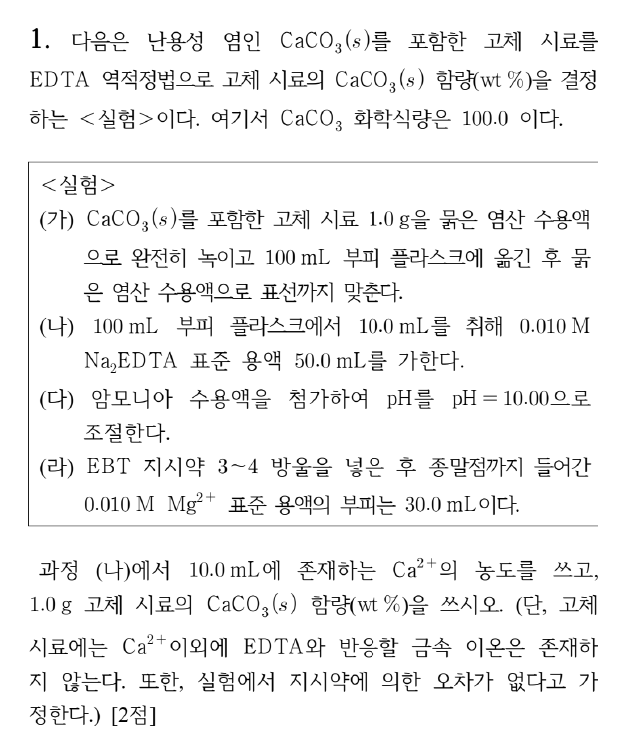
#> input picture 안병천_모의고사6회_해설/img/A01.png, 626 x 753 px, given in place of A-3.png, which was not available
$ python crop_questions.py ../img
#> lines starting #> are read from the running program, lines starting #| are printed output that depends on the picture
"""문제지 쪽 이미지(170 dpi)에서 문항을 잘라 img/A01.png … B11.png로 저장한다.

한 문항이 두 단에 걸치면(A형 7번, B형 3·4·5번) 단 조각을 위아래로 이어 붙인다.
단 경계에서 넉넉히 자른 뒤 단 구분선·쪽 테두리 같은 긴 선을 지우고, 글자가 있는 영역만 남겨
사방에 같은 흰 여백(PAD)을 붙인다.

사용법: python3 crop_questions.py <쪽 이미지 폴더>   (A-1.png … B-9.png, pdftoppm -r 170)
"""
import os, sys
import numpy as np
from PIL import Image

PAGES = sys.argv[1]
OUT = os.path.join(os.path.dirname(__file__), '..', 'img')
PAD = 28          # px (170 dpi 기준 약 4 mm)
GAP = 24          # 이어 붙이는 조각 사이 간격
INK = 150         # 이보다 어두우면 잉크로 본다
FIRST = {'A-3', 'B-3'}   # 머리말(시험 정보 표)이 있는 쪽

# 문항 번호 순서대로 (쪽, 단[, 아래 끝 비율]) 조각 목록
LAYOUT = {
    'A': [[('A-3', 'L')], [('A-3', 'R')], [('A-4', 'L')], [('A-4', 'R')],
          [('A-5', 'L')], [('A-5', 'R')], [('A-6', 'L'), ('A-6', 'R')],
          [('A-7', 'L')], [('A-7', 'R')], [('A-8', 'L')], [('A-8', 'R')],
          [('A-9', 'L')]],
    'B': [[('B-3', 'L')], [('B-3', 'R')], [('B-4', 'L'), ('B-4', 'R')], [('B-5', 'L'), ('B-5', 'R')],
          [('B-6', 'L'), ('B-6', 'R')], [('B-7', 'L')], [('B-7', 'R')], [('B-8', 'L')], [('B-8', 'R')],
          [('B-9', 'L')], [('B-9', 'R', 0.84)]],
}


def crop(page, side, bottom_frac=0.942, top_frac=None):
#> called with page = 'A-3', side = 'L', bottom_frac = 0.942
    im = Image.open(os.path.join(PAGES, page + '.png')).convert('L')
#> im is the input picture: PIL image 626x753 L; min 0, max 255, mean 241.4
    w, h = im.size
#> w = 626; h = 753
    mid = w // 2
#> mid = 313
    first = page in FIRST
    top = int(h * (top_frac if top_frac else (0.15 if first else 0.04)))
#> top = 112
    x0, x1 = (int(w * 0.03), mid - 3) if side == 'L' else (mid + 3, int(w * 0.97))
#> x0 = 18; x1 = 310
    a = np.array(im.crop((x0, top, x1, int(h * bottom_frac))))
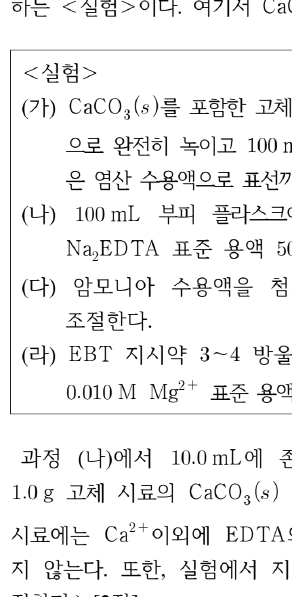
#> a: shape (597, 292); min 0, max 255, mean 238.9
    # 위쪽 가로줄(머리말 표·유의사항 상자·쪽 위 구분선)의 마지막 줄 아래부터 문항이 시작한다
    rule = np.where((a < INK).sum(1) > 0.6 * a.shape[1])[0]
#> rule = empty array
    # 1쪽: 왼쪽 단은 유의사항 상자 아래(쪽 높이 0.27), 오른쪽 단은 머리말 표 아래(0.23)까지만 본다
    limit = ((0.27 if side == 'L' else 0.23) - 0.15) if first else 0.04
    rule = rule[rule < limit * h]
    if len(rule) and not top_frac:
        a = a[rule[-1] + 4:]
    ink = a < INK
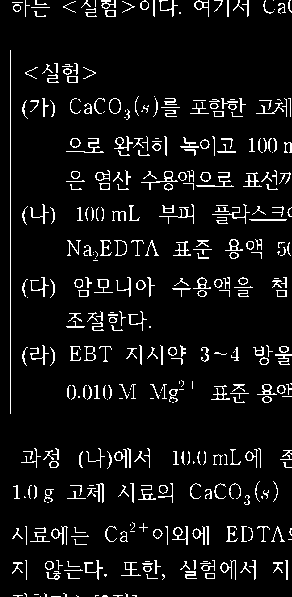
#> ink: shape (597, 292) bool; 6.9% white in thin lines or dots
    tall = ink.sum(0) > 0.85 * ink.shape[0]       # 단 구분선·테두리
    ink[:, tall] = False
    a[:, tall] = 255
    rows = np.where(ink.sum(1) > 0)[0]
#> rows = 473 values from 0 to 596
    cols = np.where(ink.sum(0) > 0)[0]
#> cols = 281 values from 10 to 291
    return a[rows[0]:rows[-1] + 1, cols[0]:cols[-1] + 1]
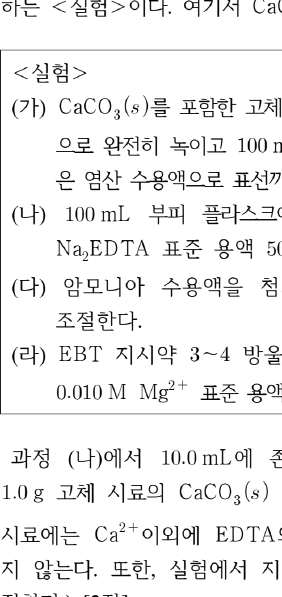
#> returned value: shape (597, 282); min 0, max 255, mean 238.3


MAX_H = 1340      # 한 단(약 160 mm, 0.12 mm/px)에 제목 띠와 함께 들어가는 높이. 넘으면 빈 줄에서 나눈다


def split(canvas):
    """MAX_H보다 긴 이미지를 12 px 이상 비어 있는 줄에서 잘라 여러 조각으로 나눈다."""
    a = np.array(canvas)
    blank = (a < INK).sum(1) <= 8      # 상자 세로 테두리만 지나가는 줄도 빈 줄로 본다
    parts, start = [], 0
    while a.shape[0] - start > MAX_H + 160:   # 조금 넘는 정도면 나누지 않는다
        cut = None
        for y in range(start + MAX_H, start + MAX_H // 3, -1):
            if blank[y - 12:y].all():
                cut = y - 6
                break
        cut = cut or start + MAX_H
        parts.append(a[start:cut])
        start = cut
    parts.append(a[start:])
    out = []
    for p in parts:
        rows = np.where((p < INK).sum(1) > 0)[0]
        p = p[max(rows[0] - PAD, 0):rows[-1] + PAD]
        out.append(Image.fromarray(p))
    return out


for form, questions in LAYOUT.items():
    for i, parts in enumerate(questions, 1):
        pieces = [crop(*p) for p in parts]
#> pieces = 1 item
        width = max(p.shape[1] for p in pieces)
#> width = 282
        height = sum(p.shape[0] for p in pieces) + GAP * (len(pieces) - 1)
#> height = 597
        canvas = Image.new('L', (width + 2 * PAD, height + 2 * PAD), 255)
#> canvas: PIL image 338x653 L; every value is 255
        y = PAD
        for p in pieces:
            canvas.paste(Image.fromarray(p), (PAD, y))
            y += p.shape[0] + GAP
#> this loop made 1 pass
#> y on pass 1: 649
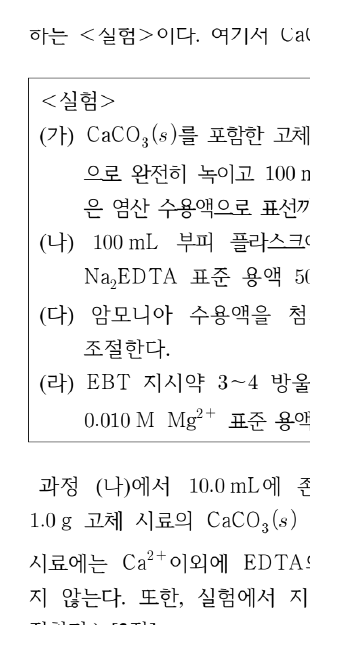
#> canvas: PIL image 338x653 L; min 0, max 255, mean 242.2
#> after the loop, y = 649
        for k, part in enumerate(split(canvas), 1):
#> in split, `parts, start = [], 0`: start = 0
            name = f'{form}{i:02d}' + (f'_{k}' if k > 1 else '') + '.png'
            part.save(os.path.join(OUT, name), optimize=True)
            print(name, part.size)
#> this loop made 1 pass
#| A01.png (338, 652)
#> pass 1, `part.save(os.path.join(OUT, name), optimize=True)`:
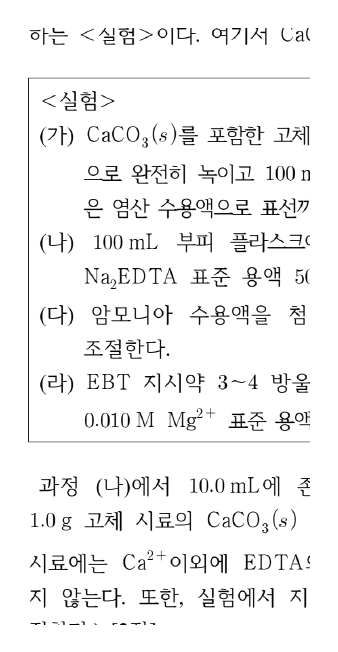
#> saved as A01.png: PIL image 338x652 L; min 0, max 255, mean 242.2
#> (the run stopped early here; a loop or call above may not have finished)

$ run again, on 안병천_모의고사6회_해설/img/A03.png
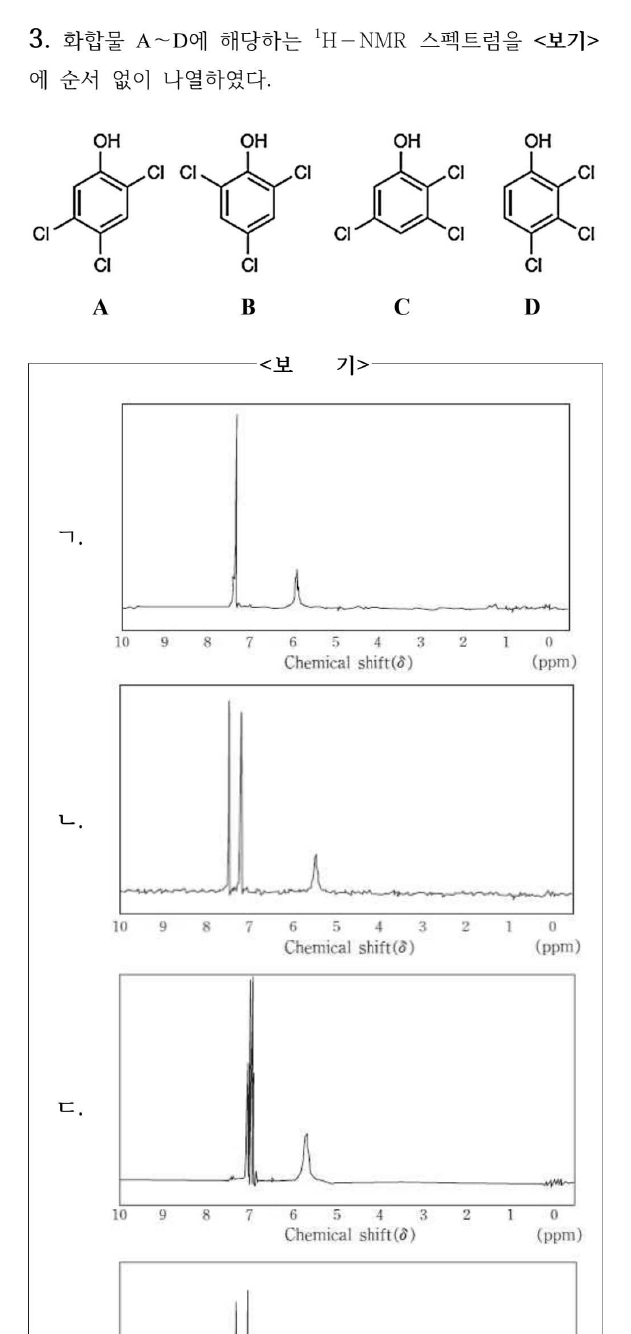
#> input picture 안병천_모의고사6회_해설/img/A03.png, 631 x 1334 px, given in place of A-3.png, which was not available
#> in crop, im is the input picture: PIL image 631x1334 L; min 0, max 255, mean 248.9
#> in crop, `rule = np.where((a < INK).sum(1) > 0.6 * a.shape[1])[0]`: rule = [163, 203, 204, 430, 484, 485, 713, 1005]
#> in crop, `rule = rule[rule < limit * h]`: rule = empty array
#> in crop, `ink = a < INK`:
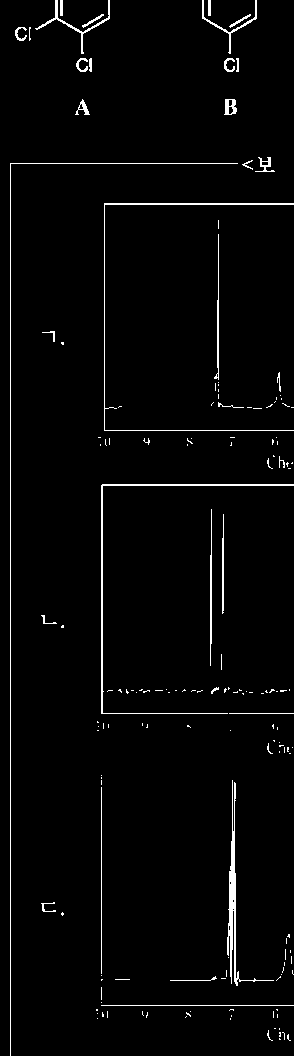
#> ink: shape (1056, 294) bool; 2.4% white in thin lines or dots
#> rows = 983 values from 0 to 1055
#> cols = 284 values from 10 to 293
#> pieces = 1 item
#> width = 284
#> height = 1056
#> the loop `for p in pieces:` made 1 pass
#> y on pass 1: 1108
#> after the loop `for p in pieces:`:
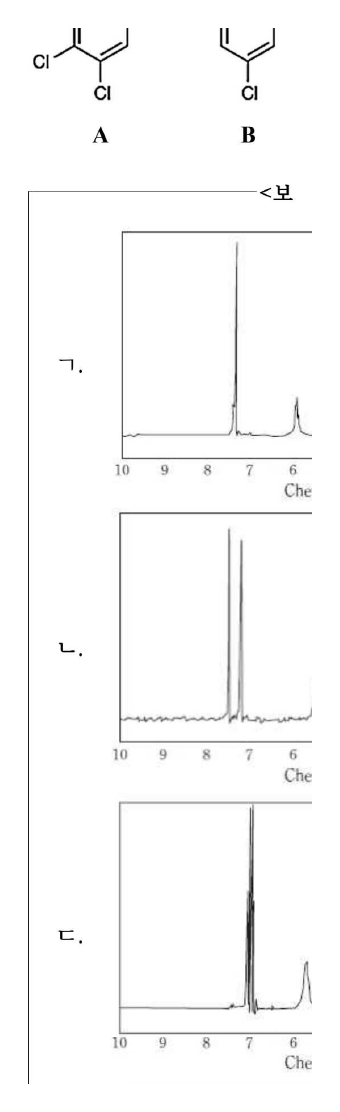
#> canvas: PIL image 340x1112 L; min 0, max 255, mean 250
#> after the loop `for p in pieces:`: y = 1108
#> start = 0
#> the loop `for k, part in enumerate(split(canvas), 1):` made 1 pass
#> (k, name) on pass 1: (1, 'A01.png')
#> (printed output is left out)

$ run again, on 안병천_모의고사6회_해설/img/A04.png
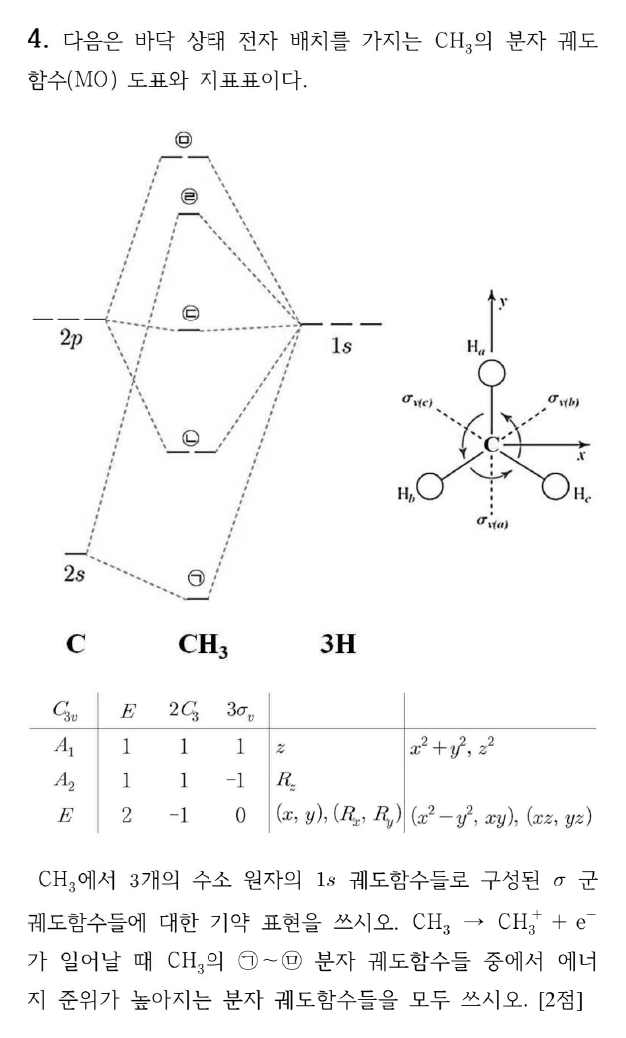
#> input picture 안병천_모의고사6회_해설/img/A04.png, 626 x 1038 px, given in place of A-3.png, which was not available
#> in crop, im is the input picture: PIL image 626x1038 L; min 0, max 255, mean 248.3
#> rule = empty array
#> in crop, `ink = a < INK`:
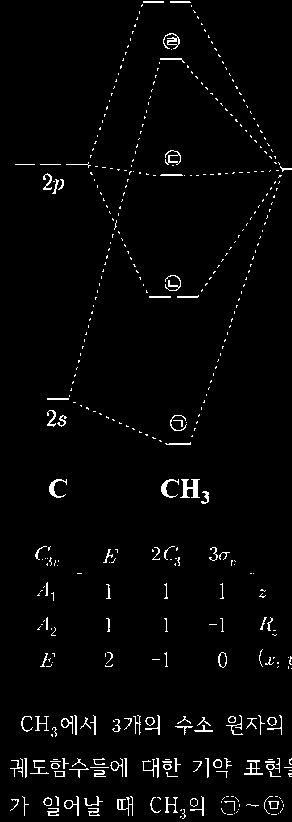
#> ink: shape (822, 292) bool; 2.6% white in thin lines or dots
#> rows = 540 values from 1 to 818
#> cols = 282 values from 10 to 291
#> pieces = 1 item
#> width = 282
#> height = 818
#> the loop `for p in pieces:` made 1 pass
#> y on pass 1: 870
#> after the loop `for p in pieces:`: y = 870
#> start = 0
#> the loop `for k, part in enumerate(split(canvas), 1):` made 1 pass
#> (k, name) on pass 1: (1, 'A01.png')
#> (printed output is left out)
#> pass 1, `part.save(os.path.join(OUT, name), optimize=True)`:
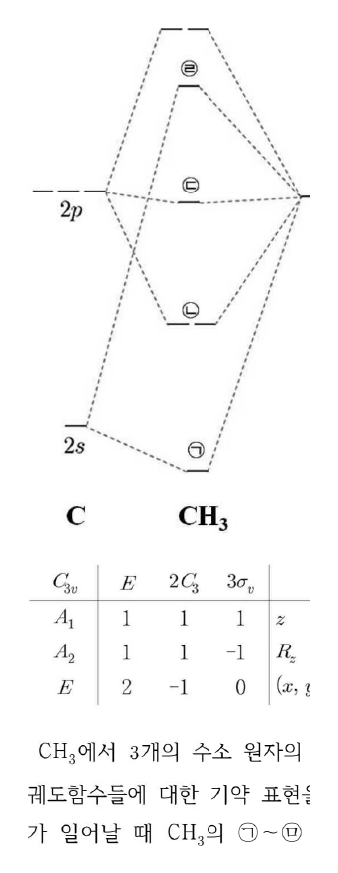
#> saved as A01.png: PIL image 338x873 L; min 0, max 255, mean 249.3

$ run again, on 안병천_모의고사6회_해설/img/A05.png
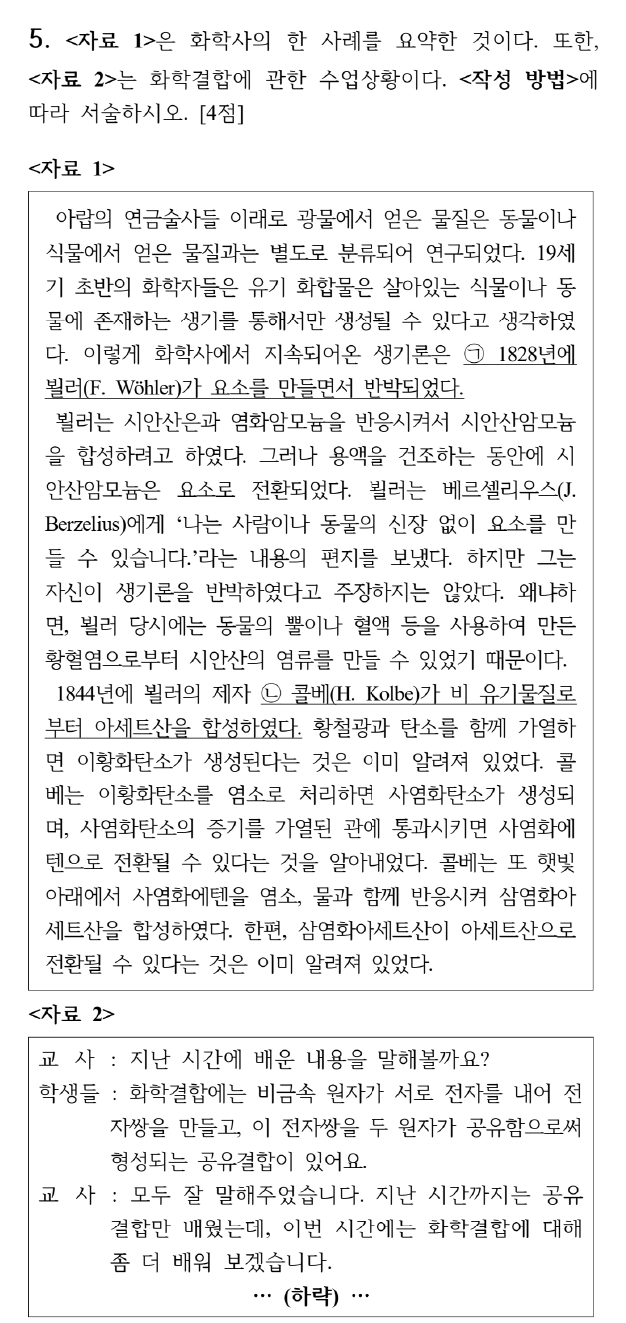
#> input picture 안병천_모의고사6회_해설/img/A05.png, 626 x 1323 px, given in place of A-3.png, which was not available
#> in crop, im is the input picture: PIL image 626x1323 L; min 0, max 255, mean 236.7
#> in crop, `rule = np.where((a < INK).sum(1) > 0.6 * a.shape[1])[0]`: rule = [200, 540, 792, 839]
#> in crop, `rule = rule[rule < limit * h]`: rule = empty array
#> in crop, `ink[:, tall] = False`:
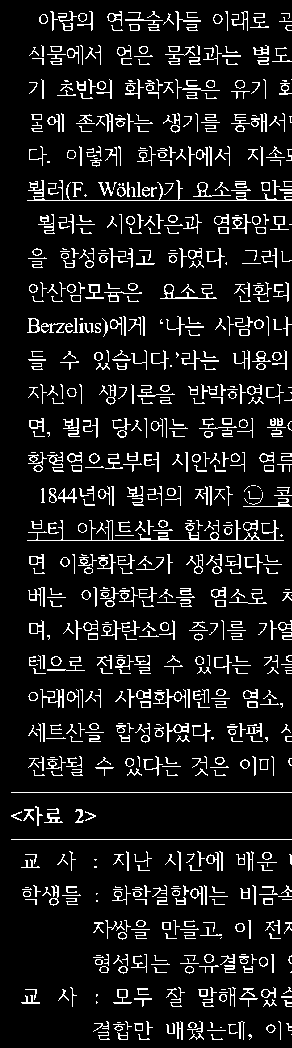
#> ink: shape (1048, 292) bool; 9.8% white in thin lines or dots
#> rows = 608 values from 11 to 1039
#> cols = 281 values from 11 to 291
#> pieces = 1 item
#> width = 281
#> height = 1029
#> the loop `for p in pieces:` made 1 pass
#> y on pass 1: 1081
#> after the loop `for p in pieces:`: y = 1081
#> start = 0
#> the loop `for k, part in enumerate(split(canvas), 1):` made 1 pass
#> (k, name) on pass 1: (1, 'A01.png')
#> (printed output is left out)
#> pass 1, `part.save(os.path.join(OUT, name), optimize=True)`:
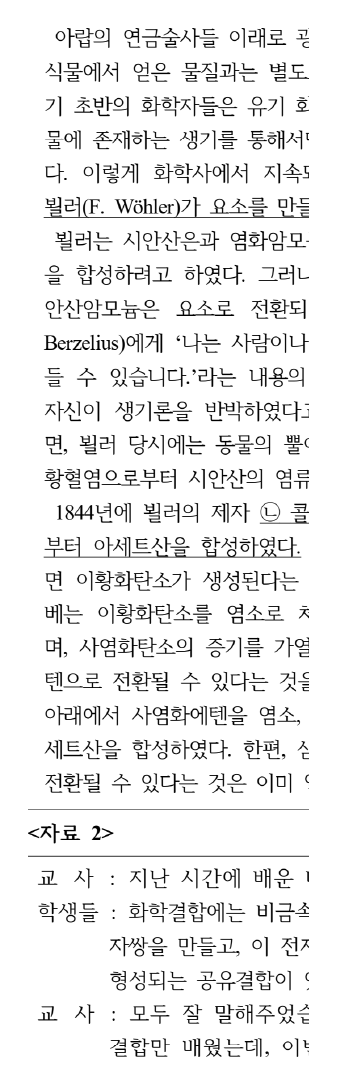
#> saved as A01.png: PIL image 337x1084 L; min 0, max 255, mean 236.6
